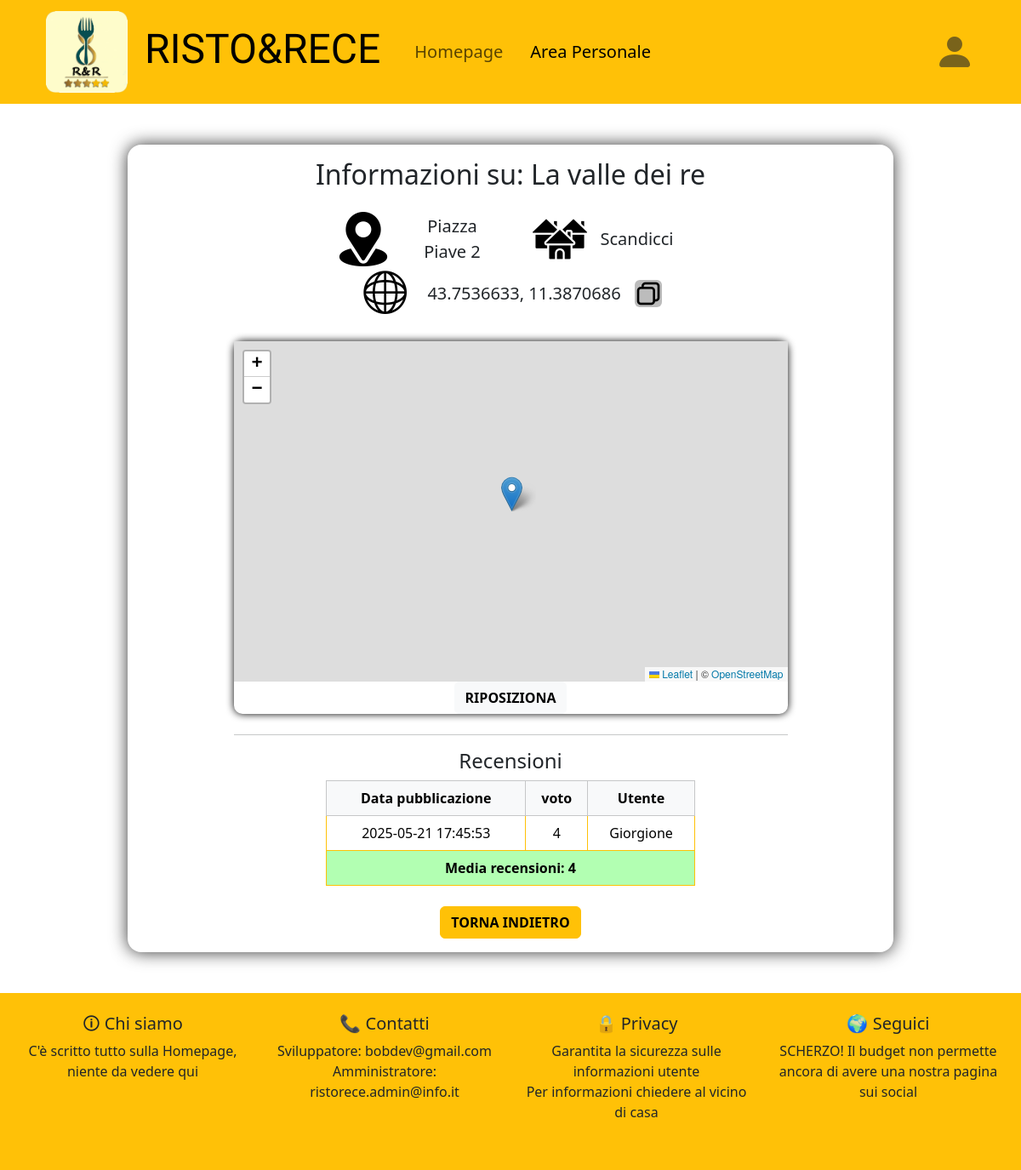
Page /php/rest_info.php?nome_ristorante=8 (signed in) on the earlier database version.
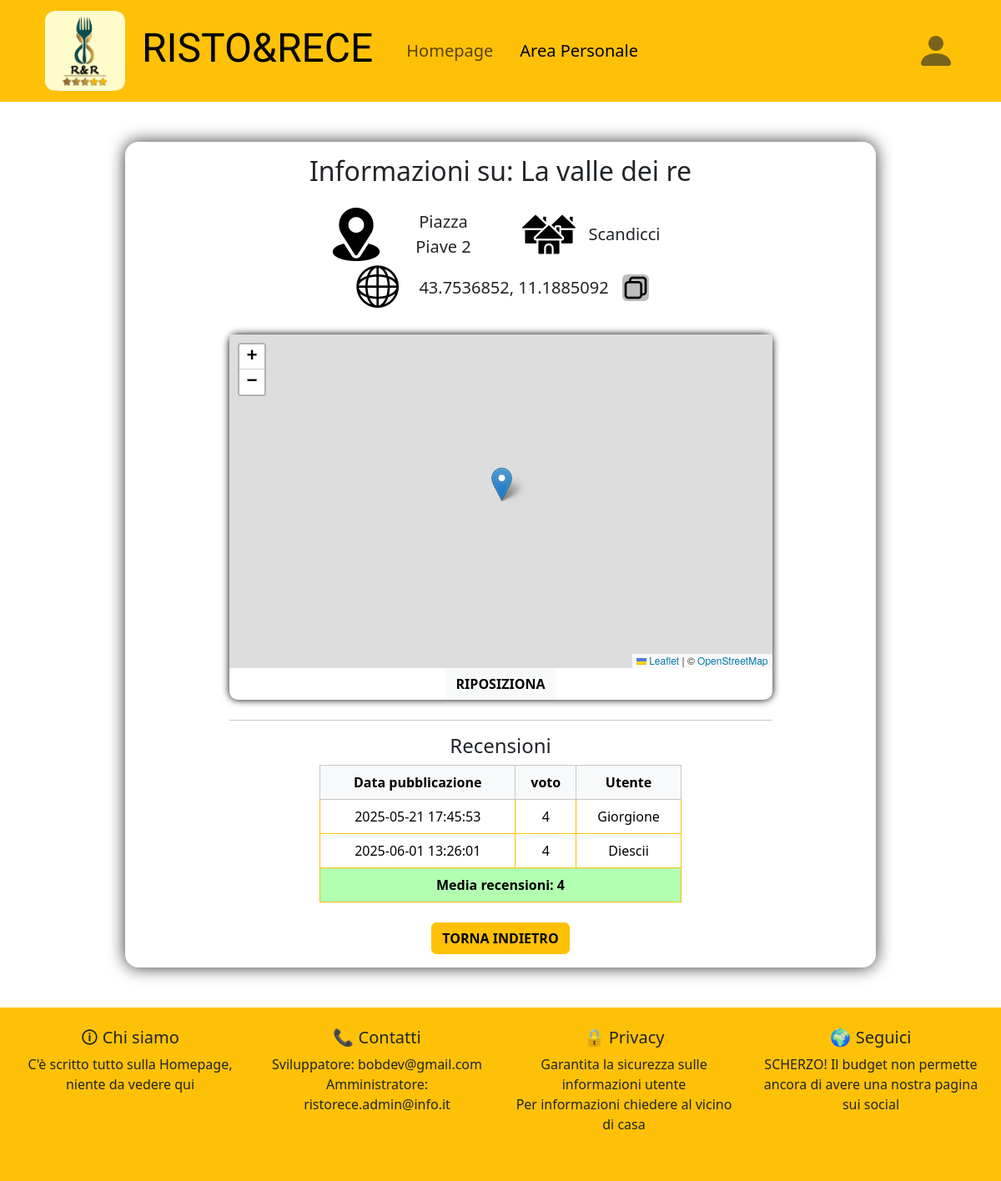
Same page on the later database version.
### tables this page shows
CREATE TABLE `ristorante` (
  `id_ristorante` bigint(20) NOT NULL,
  `nome` varchar(255) NOT NULL,
  `indirizzo` varchar(255) NOT NULL,
  `citta` varchar(255) NOT NULL,
  `latitudine` decimal(9,7) NOT NULL DEFAULT 43.7800127 CHECK (`latitudine` between -90.0000000 and 90.0000000),
  `longitudine` decimal(9,7) NOT NULL DEFAULT 11.1997685 CHECK (`longitudine` between -180.0000000 and 180.0000000)
);

CREATE TABLE `recensione` (
  `id_recensione` int(11) NOT NULL,
  `voto` int(11) NOT NULL CHECK (`voto` >= 1 and `voto` <= 5),
  `data_rec` timestamp NOT NULL DEFAULT current_timestamp() ON UPDATE current_timestamp(),
  `id_utente` bigint(11) NOT NULL,
  `id_ristorante` bigint(11) NOT NULL
);

CREATE TABLE `utente` (
  `id_cliente` bigint(20) NOT NULL,
  `username` varchar(255) NOT NULL,
  `passwrd` varchar(255) NOT NULL,
  `nome` varchar(255) NOT NULL,
  `cognome` varchar(255) NOT NULL,
  `email` varchar(255) NOT NULL,
  `data_reg` timestamp NOT NULL DEFAULT current_timestamp() ON UPDATE current_timestamp(),
  `is_admin` tinyint(1) DEFAULT 0
);

### php/rest_info.php (the view, shortened to what this page needs)
<?php
    include "connection.php";
    $id_rest = $_GET["nome_ristorante"];
    if($result = $conn->query("SELECT nome, indirizzo, citta as città, latitudine, longitudine FROM ristorante WHERE id_ristorante = $id_rest")) {
        $info_ristorante = $result->fetch_assoc();
    } else {
        header("Location: ../pages/error.html");
        $_SESSION["error_code"] = 3;
        exit;
    }
?>
<!DOCTYPE html>
<html lang="it">
    <head>
        <link href="https://cdn.jsdelivr.net/npm/bootstrap@5.3.2/dist/css/bootstrap.min.css" rel="stylesheet"
>
        <link rel="stylesheet" type="text/css" href="../css/styles.css">
        <link rel="stylesheet" type="text/css" href="../css/logout_button.css">
        <link rel="stylesheet" type="text/css" href="../css/stars.css">
        <link rel="stylesheet" href="https://unpkg.com/leaflet@1.9.4/dist/leaflet.css"
/>
    </head>
    <body id="restaurant_info_page" class="has_footer" onload="showMap('rest_map' ,<?php echo $info_ristorante['latitudine'] ?>, <?php echo $info_ristorante['longitudine'] ?>)">
        <header class="w-100 bg-warning">
            <div class="container">
                <nav class="navbar navbar-expand-lg sticky-top">
                    <div class="container-fluid fs-5">
                        <a class="navbar-brand jaini text-center" href="../pages/website_intro.php">
                            <span style="font-size: 3rem;">
                                <img src="../images/icons/R&R_definitivo.png" alt="risto&rece" width="96px"
                                class="d-inline-block align-text-center">
                            <span class="ms-2">RISTO&RECE </span> </span>
                        </a>
                        <div class="collapse navbar-collapse ps-3" id="navbarNav">
                            <ul class="navbar-nav">
                                <li class="nav-item">
                                    <a class="nav-link" href="../pages/website_intro.php">Homepage</a>
                                </li>
                                <li class="nav-item">
                                    <a class="nav-link active" aria-current="page" href="#">Area Personale</a>
                                </li>
                            </ul>
                            <div class="ms-auto" role="search">
                                <div class="profile_elements" id="nav_right">
                                    <a class="nav-link" href="profile.php">
                                            <i class="bi bi-person-fill" style="font-size: 3rem;" id="profile_icon"></i>
                                    </a>
                                </div>
                            </div>
                        </div>
                    </div>
                </nav>
            </div>
        </header>
        <div id="rest_info_page_container" class="w-75 mx-auto my-5 bg-white rounded-4 text-center p-3">
            <h2> Informazioni su: <?php echo $info_ristorante["nome"]; ?> </h2>
            <div id="ristor_info" class="w-50 mx-auto my-4 row fs-5">
                <div class="col col-md-6">
                    <div class="info_show">
                        <img src="../images/location.png" alt="indirizzo:">
                        <p> <?php echo $info_ristorante["indirizzo"]; ?> </p>
                    </div>
                </div>
                <div class="col col-md-6">
                    <div class="info_show">
                        <img src="../images/houses.png" alt="citta:">
                        <p> <?php echo $info_ristorante["città"]; ?> </p>
                    </div>
                </div>
                <div class="">
                    <div class="info_show">
                        <img src="../images/planet.png" alt="posizione:">
                        <p> <?php echo $info_ristorante["latitudine"] . ", " . $info_ristorante["longitudine"]; ?></p>
                        <button type="button" class="btn copy_button ms-3" onclick="copyText()"></button>
                    </div>
                </div>
            </div>
            <div id="rest_map_container" class="w-75 mx-auto" style="box-shadow: 0px 0px 10px 0px black; border-radius: 10px">
                <div id="rest_map" style="height: 400px">
                </div>
                <button class="btn btn-light fw-bold" onclick="moveToLocation('rest_map', <?php echo $info_ristorante['latitudine']?>, <?php echo $info_ristorante['longitudine']?>)"> RIPOSIZIONA </button>
            </div>
            <div class="my-4">
                <hr class="w-75 mx-auto">
                <h4> Recensioni </h4>
                <div id="ristor_reviews" class="w-50 mx-auto">
                    <table class="table table-bordered border-warning rounded-3">
                        <thead class='table-light'>
                        <?php
                            if($result = $conn -> query("SELECT r.data_rec as Data_pubblicazione, r.voto, u.username as Utente FROM recensione as r INNER JOIN utente as u ON r.id_utente = u.id_cliente WHERE id_ristorante = $id_rest")) {
                                if($result->num_rows > 0) {
                                    echo "<tr class='table-warning-subtle'>";
                                    while($head = $result->fetch_field()) {
                                        $output = $head->name;
                                        if(str_contains($head->name, "_")) {
                                            $output = str_replace("_", " ", $head->name);
                                        }
                                        echo "<th> $output </th>";
                                    }
                                    echo "</tr></thead> <tbody>";
                                    while($row = $result->fetch_assoc()) {
                                        echo "<tr>";
                                        foreach($row as $value) {
                                            echo "<td> $value </td>";
                                        }
                                        echo "</tr>";
                                    }
                                } else {
                                    echo "<tr><th> Nessuna recensione disponibile </th></tr></thead>";
                                }
                            } else {
                                echo "<tr><th> ERRORE: Impossibile recuperare recensioni al momento: ".$id_rest." </th></tr>";
                            }
                        ?>
                        <tr>
                            <th id="review_avg" colspan="3"></th>
                        </tr>
                    </table>
                </div>
            </div>
            <button type="button" class="btn btn-warning fw-bold" onclick="window.location.href = 'welcome.php'"> TORNA INDIETRO </button>
        </div>
    </body>
</html>

### css/styles.css (style rules this page uses)
:root { --standard-shadow: 0px 0px 20px rgba(0, 0, 0, 0.8); }
html, body { height: 100%; margin: 0; padding: 0; display: flex; flex-direction: column; }
body { background-size: cover; background-position: center; background-repeat: no-repeat; background-attachment: fixed; }
#restaurant_info_page { background-image: url("../images/personal.jpg"); }
.jaini { font-family: "Jaini", system-ui; font-weight: 400; font-style: normal; }
#rest_info_page_container, #informazioni { box-shadow: var(--standard-shadow); }
.nav-link { height: 48px !important; display: flex; align-items: center; }
div.profile_elements { display: flex; align-items: center; gap: 1rem; }
#profile_icon { opacity: 0.6; }
.navbar-nav { gap: 1rem; }
div.info_show { display: flex; justify-content: center; align-items: center; flex-direction: row; }
div.info_show p { margin: 0 !important; }
div.info_show img { width: 64px; height: 64px; margin-right: 1rem; }
button.copy_button { background-image: url("../images/copy.png"); background-size: contain; background-repeat: no-repeat; background-position: center; border: none; background-color: rgb(188, 188, 188); width: 2rem; height: 2rem; }

Differences in the rows shown:
changed ristorante "La valle dei re": latitudine "43.7536633" → "43.7536852"; longitudine "11.3870686" → "11.1885092"
added recensione: data_rec "2025-06-01 13:26:01", voto "4", id_utente.username "Diescii"
